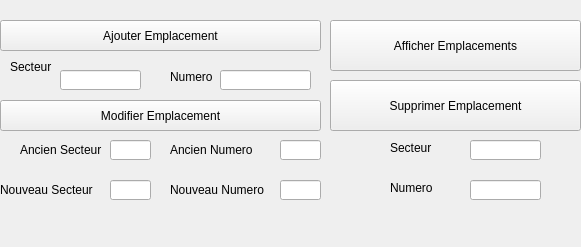
         <widget class="QWidget" name="page_46">
          <property name="geometry">
           <rect>
            <x>0</x>
            <y>0</y>
            <width>581</width>
            <height>247</height>
           </rect>
          </property>
          <attribute name="label">
           <string>Emplacements</string>
          </attribute>
          <widget class="QPushButton" name="pushButton_154">
           <property name="geometry">
            <rect>
             <x>330</x>
             <y>20</y>
             <width>251</width>
             <height>51</height>
            </rect>
           </property>
           <property name="text">
            <string>Afficher Emplacements</string>
           </property>
          </widget>
          <widget class="QPushButton" name="pushButton_155">
           <property name="geometry">
            <rect>
             <x>330</x>
             <y>80</y>
             <width>251</width>
             <height>51</height>
            </rect>
           </property>
           <property name="text">
            <string>Supprimer Emplacement</string>
           </property>
          </widget>
          <widget class="QLabel" name="label_119">
           <property name="geometry">
            <rect>
             <x>0</x>
             <y>180</y>
             <width>101</width>
             <height>21</height>
            </rect>
           </property>
           <property name="text">
            <string>&lt;html&gt;&lt;head/&gt;&lt;body&gt;&lt;p&gt;&lt;span style=&quot; font-size:9pt;&quot;&gt;Nouveau Secteur&lt;/span&gt;&lt;/p&gt;&lt;/body&gt;&lt;/html&gt;</string>
           </property>
          </widget>
          <widget class="QPushButton" name="pushButton_156">
           <property name="geometry">
            <rect>
             <x>0</x>
             <y>20</y>
             <width>321</width>
             <height>31</height>
            </rect>
           </property>
           <property name="text">
            <string>Ajouter Emplacement</string>
           </property>
          </widget>
          <widget class="QPushButton" name="pushButton_157">
           <property name="geometry">
            <rect>
             <x>0</x>
             <y>100</y>
             <width>321</width>
             <height>31</height>
            </rect>
           </property>
           <property name="text">
            <string>Modifier Emplacement</string>
           </property>
          </widget>
          <widget class="QLineEdit" name="lineEdit_36">
           <property name="geometry">
            <rect>
             <x>280</x>
             <y>140</y>
             <width>41</width>
             <height>20</height>
            </rect>
           </property>
          </widget>
          <widget class="QLineEdit" name="lineEdit_37">
           <property name="geometry">
            <rect>
             <x>470</x>
             <y>140</y>
             <width>71</width>
             <height>20</height>
            </rect>
           </property>
          </widget>
          <widget class="QLabel" name="label_120">
           <property name="geometry">
            <rect>
             <x>20</x>
             <y>140</y>
             <width>91</width>
             <height>21</height>
            </rect>
           </property>
           <property name="text">
            <string>&lt;html&gt;&lt;head/&gt;&lt;body&gt;&lt;p&gt;&lt;span style=&quot; font-size:9pt;&quot;&gt;Ancien Secteur&lt;/span&gt;&lt;/p&gt;&lt;/body&gt;&lt;/html&gt;</string>
           </property>
          </widget>
          <widget class="QLineEdit" name="lineEdit_38">
           <property name="geometry">
            <rect>
             <x>110</x>
             <y>180</y>
             <width>41</width>
             <height>20</height>
            </rect>
           </property>
          </widget>
          <widget class="QLabel" name="label_121">
           <property name="geometry">
            <rect>
             <x>10</x>
             <y>60</y>
             <width>47</width>
             <height>13</height>
            </rect>
           </property>
           <property name="text">
            <string>&lt;html&gt;&lt;head/&gt;&lt;body&gt;&lt;p&gt;&lt;span style=&quot; font-size:9pt;&quot;&gt;Secteur&lt;/span&gt;&lt;/p&gt;&lt;/body&gt;&lt;/html&gt;</string>
           </property>
          </widget>
          <widget class="QLabel" name="label_122">
           <property name="geometry">
            <rect>
             <x>170</x>
             <y>70</y>
             <width>47</width>
             <height>13</height>
            </rect>
           </property>
           <property name="text">
            <string>&lt;html&gt;&lt;head/&gt;&lt;body&gt;&lt;p&gt;&lt;span style=&quot; font-size:9pt;&quot;&gt;Numero&lt;/span&gt;&lt;/p&gt;&lt;/body&gt;&lt;/html&gt;</string>
           </property>
          </widget>
          <widget class="QLineEdit" name="lineEdit_39">
           <property name="geometry">
            <rect>
             <x>60</x>
             <y>70</y>
             <width>81</width>
             <height>20</height>
            </rect>
           </property>
          </widget>
          <widget class="QLineEdit" name="lineEdit_40">
           <property name="geometry">
            <rect>
             <x>220</x>
             <y>70</y>
             <width>91</width>
             <height>20</height>
            </rect>
           </property>
          </widget>
          <widget class="QLabel" name="label_123">
           <property name="geometry">
            <rect>
             <x>170</x>
             <y>180</y>
             <width>101</width>
             <height>21</height>
            </rect>
           </property>
           <property name="text">
            <string>&lt;html&gt;&lt;head/&gt;&lt;body&gt;&lt;p&gt;&lt;span style=&quot; font-size:9pt;&quot;&gt;Nouveau Numero&lt;/span&gt;&lt;/p&gt;&lt;/body&gt;&lt;/html&gt;</string>
           </property>
          </widget>
          <widget class="QLabel" name="label_124">
           <property name="geometry">
            <rect>
             <x>390</x>
             <y>140</y>
             <width>61</width>
             <height>16</height>
            </rect>
           </property>
           <property name="text">
            <string>&lt;html&gt;&lt;head/&gt;&lt;body&gt;&lt;p&gt;&lt;span style=&quot; font-size:9pt;&quot;&gt;Secteur&lt;/span&gt;&lt;/p&gt;&lt;/body&gt;&lt;/html&gt;</string>
           </property>
          </widget>
          <widget class="QLabel" name="label_125">
           <property name="geometry">
            <rect>
             <x>390</x>
             <y>180</y>
             <width>51</width>
             <height>16</height>
            </rect>
           </property>
           <property name="text">
            <string>&lt;html&gt;&lt;head/&gt;&lt;body&gt;&lt;p&gt;&lt;span style=&quot; font-size:9pt;&quot;&gt;Numero&lt;/span&gt;&lt;/p&gt;&lt;/body&gt;&lt;/html&gt;</string>
           </property>
          </widget>
          <widget class="QLabel" name="label_126">
           <property name="geometry">
            <rect>
             <x>170</x>
             <y>140</y>
             <width>91</width>
             <height>21</height>
            </rect>
           </property>
           <property name="text">
            <string>&lt;html&gt;&lt;head/&gt;&lt;body&gt;&lt;p&gt;&lt;span style=&quot; font-size:9pt;&quot;&gt;Ancien Numero&lt;/span&gt;&lt;/p&gt;&lt;/body&gt;&lt;/html&gt;</string>
           </property>
          </widget>
          <widget class="QLineEdit" name="lineEdit_41">
           <property name="geometry">
            <rect>
             <x>110</x>
             <y>140</y>
             <width>41</width>
             <height>20</height>
            </rect>
           </property>
          </widget>
          <widget class="QLineEdit" name="lineEdit_42">
           <property name="geometry">
            <rect>
             <x>470</x>
             <y>180</y>
             <width>71</width>
             <height>20</height>
            </rect>
           </property>
          </widget>
          <widget class="QLineEdit" name="lineEdit_43">
           <property name="geometry">
            <rect>
             <x>280</x>
             <y>180</y>
             <width>41</width>
             <height>20</height>
            </rect>
           </property>
          </widget>
         </widget>
